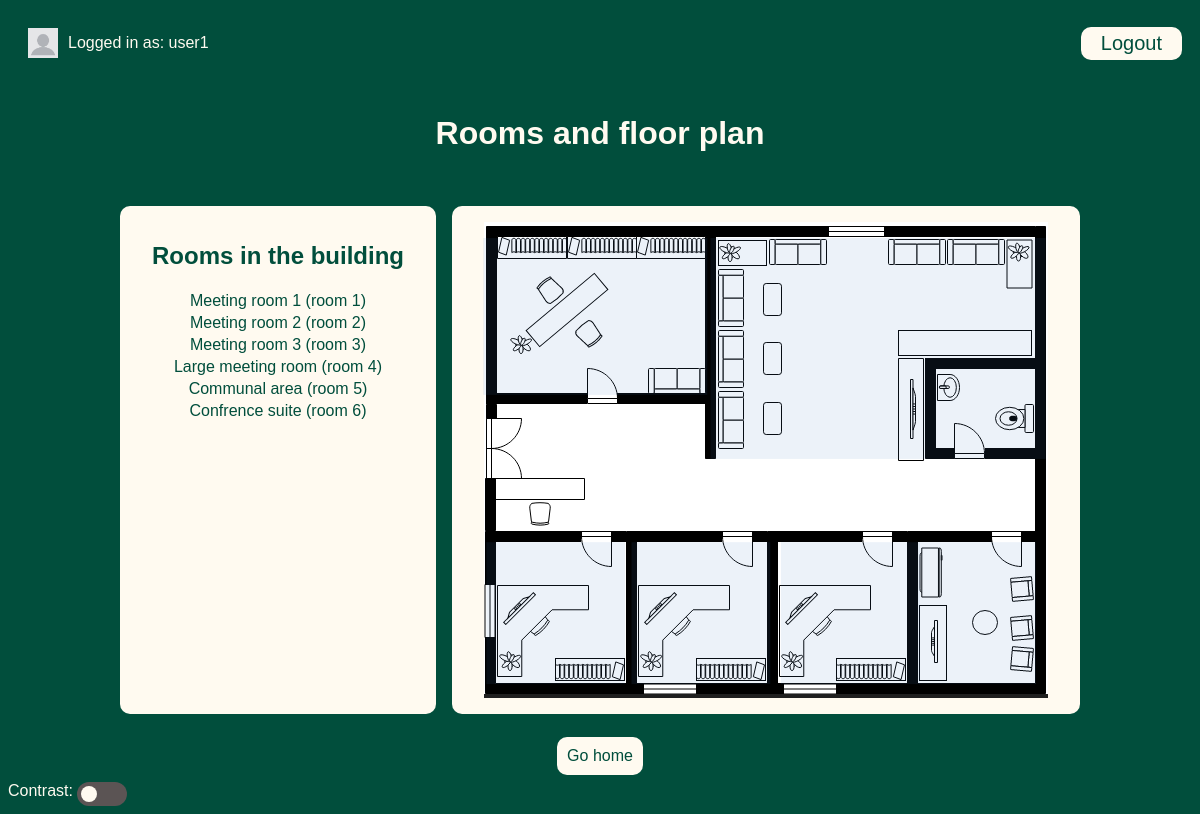
The page /meetings/rooms (signed in) on the database its author committed.
### meetings/models.py (models this page shows)
class Room(models.Model):
    name = models.CharField(max_length=50)
    floor = models.IntegerField()
    room_number = models.IntegerField()
    def __str__(self):
        return f"{self.name} (room  {self.room_number})"

### meetings/views.py (the view)
# urls.py: path('rooms', views.rooms_list, name='rooms'),
@login_required
def rooms_list(request):
    return render(request, "meetings/rooms.html",{"rooms": Room.objects.all()})

### templates/meetings/rooms.html (shortened to what this page needs)
{% extends "base.html" %}
{% load static %}
{% block extra_scripts %}
    <link rel="stylesheet" href="{% static 'website/rooms.css' %}">
{% endblock %}
{% block content%}
    <h1>Rooms and floor plan</h1>
    <div class="card">
        <div class="item rooms">
            <h2>Rooms in the building</h2>
            {% for room in rooms %}
                <p>{{room}}</p>
            {% endfor %}
        </div>
        <div class="item floorplan">
            <img src="{% static 'website/floorplan.png' %}" id="floorplan">
        </div>
    </div>
    <p class="actions"><a href="{% url 'welcome' %}">Go home</a></p>
{%endblock%}

### templates/base.html (shortened to what this page needs)
{% load static %}
<!DOCTYPE html>
<html lang="en">
<head>
    <link rel="stylesheet" href="{% static 'website/style.css' %}">
</head>
{% block extra_scripts %}{% endblock %}
<body>
    <div class="login">
        {% if user.is_authenticated %}
            <div class="name">
                <img src="{% static 'website/profile.jpg' %}" id="profile">
                Logged in as: {{user.get_username}}
            </div>
            <form method="post" action="{%url 'logout'%}">
                <button type="submit">Logout</button>
            </form>
        {%else %}
            <p class="actions" id="login-button"><a href="{% url 'login'%}" >Login</a></p>
    {%endif%}
    </div>
    <div class="content">
    {% block content %}
    {% endblock%}
    </div>
    <div id="footer">
        Contrast:
        <label class="switch">
            <span class="slider round"></span>
        </label>
    </div>
</body>
</html>

### website/static/website/style.css (style rules this page uses)
:root { --main: #014e3c; --light: floralwhite; --dark: #206c5e; }
body { font-family: 'Calibri', 'Trebuchet MS', sans-serif; color: var(--light); background-color: var(--main); }
button { background-color: var(--light); border: none; color: var(--main); border-radius: 10px; padding: 5px 20px; font-size: 20px; }
h1 { padding: 1rem; }
a { text-decoration: none; color: #000806; }
p { margin: 0; padding: 2px; }
.actions { display: flex; flex-direction: row; }
.actions a { padding: 10px; margin: 5px; background-color: var(--light); color: var(--main); border-radius: 10px; }
.card { display: flex; flex-direction: row; color: var(--main); gap: 1rem; padding :1rem; }
.item { padding: 1rem 2rem; background-color: var(--light); color: var(--main); border-radius: 10px; display:flex; flex-direction: column; align-items: center; }
.switch { position: relative; display: inline-block; width: 50px; height: 24px; }
.slider { position: absolute; cursor: pointer; top: 0; left: 0; right: 0; bottom: 0; background-color: rgb(91, 84, 84); -webkit-transition: .4s; transition: .4s; }
.slider:before { position: absolute; content: ""; height: 16px; width: 16px; left: 4px; bottom: 4px; background-color: var(--light); -webkit-transition: .4s; transition: .4s; }
.slider.round { border-radius: 34px; }
.slider.round:before { border-radius: 50%; }
.login { justify-content: space-between; display: flex; flex-direction: row; padding: 10px; align-items: center; }
.name { display: flex; flex-direction: row; align-items: center; }
#profile { height: 30px; width: 30px; padding: 10px; }
.content { display: flex; flex-direction: column; align-items: center; }

### website/static/website/rooms.css (style rules this page uses)
.floorplan { position:relative; width: 100%; }
#floorplan { display: block; width: 100%; height: auto; }
.floorplan-overlay { position: absolute; width: 100%; height: 100%; display: block; }
.rooms h2 { width: max-content; }

### rows shown on the page
Room: name+room_number "Meeting room 1 (room 1)"
Room: name+room_number "Meeting room 2 (room 2)"
Room: name+room_number "Meeting room 3 (room 3)"
Room: name+room_number "Large meeting room (room 4)"
Room: name+room_number "Communal area (room 5)"
Room: name+room_number "Confrence suite (room 6)"

### other values the page prints
{{ user.get_username }} "user1"
